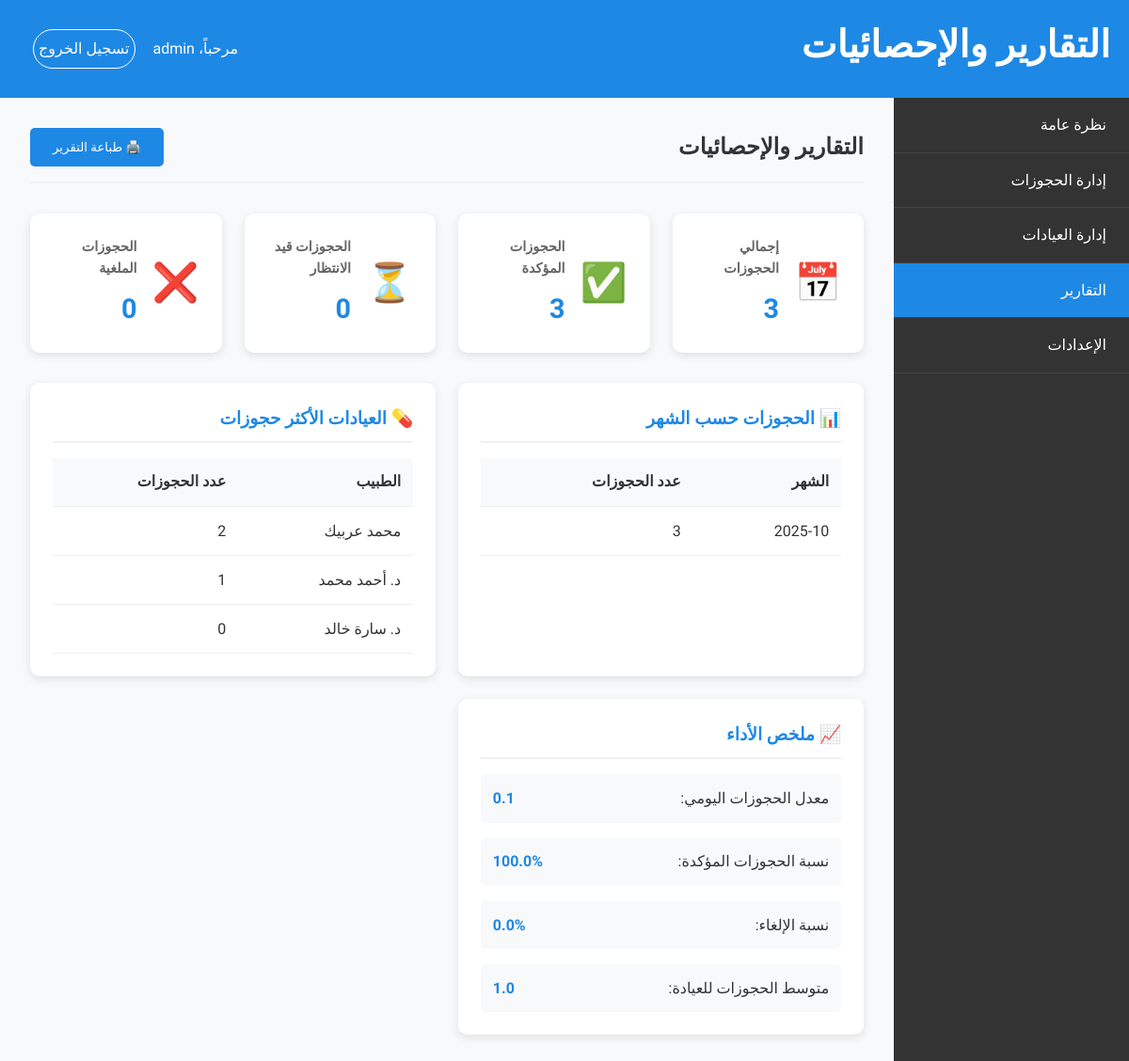
The app's page /reports (signed in), older data.
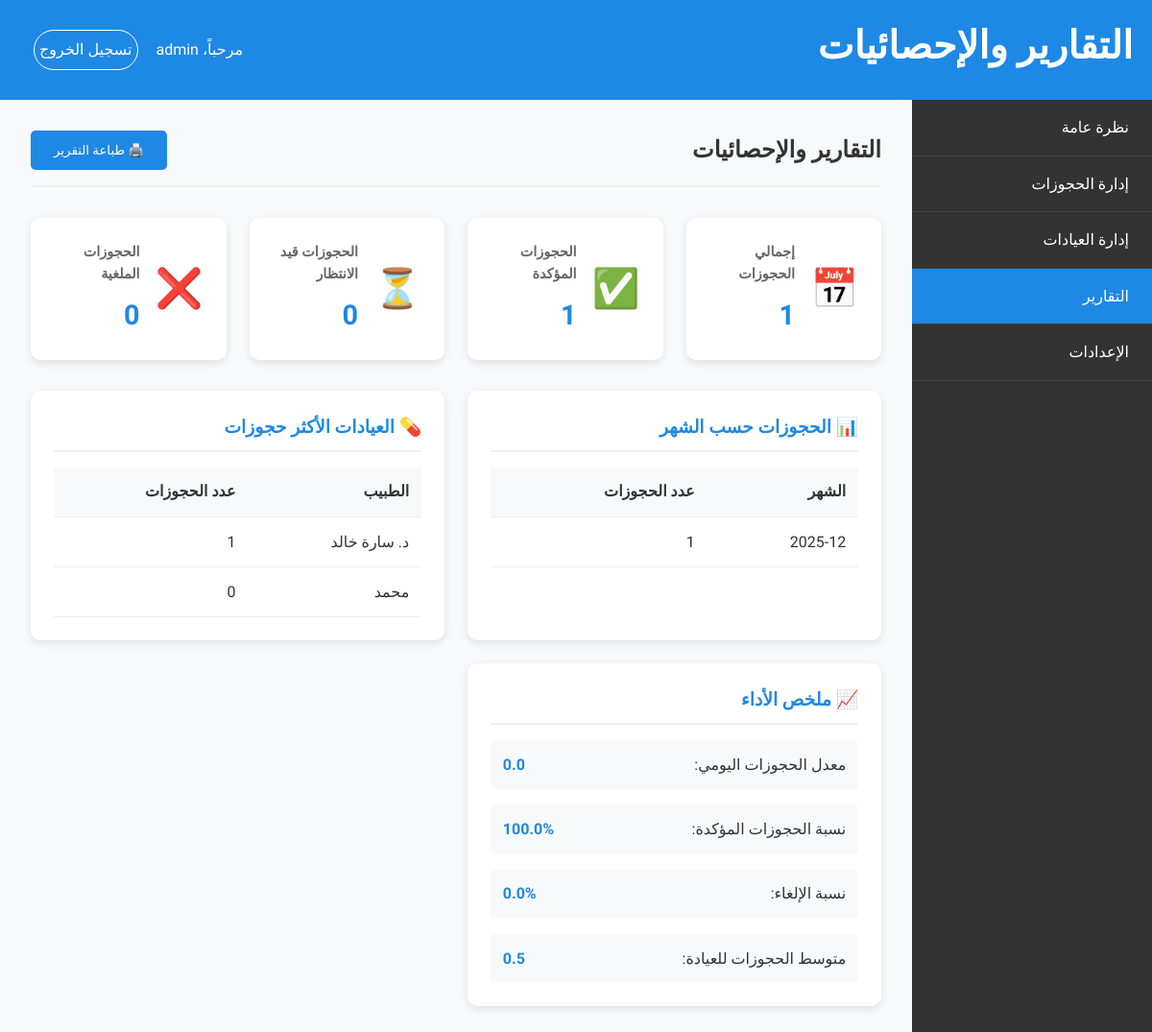
The same page, newer data.
### tables this page shows
CREATE TABLE clinics
                     (id INTEGER PRIMARY KEY AUTOINCREMENT,
                      doctor_name TEXT NOT NULL,
                      specialty TEXT NOT NULL,
                      phone TEXT,
                      email TEXT,
                      address TEXT,
                      working_hours TEXT,
                      telegram_bot_token TEXT,
                      created_at TIMESTAMP DEFAULT CURRENT_TIMESTAMP);

### app.py (the view, shortened to what this page needs)
@app.route('/reports')
def reports():
    if 'user_id' not in session:
        return redirect(url_for('login'))
    conn = sqlite3.connect('clinic.db')
    c = conn.cursor()
    user_role = session.get('role')
    clinic_id = session.get('clinic_id')
    if user_role == 'admin':
        c.execute("SELECT COUNT(*) FROM appointments")
        total_appointments = c.fetchone()[0]
        c.execute("SELECT COUNT(*) FROM appointments WHERE status = 'confirmed'")
        confirmed_appointments = c.fetchone()[0]
        c.execute("SELECT COUNT(*) FROM appointments WHERE status = 'pending'")
        pending_appointments = c.fetchone()[0]
        c.execute("SELECT COUNT(*) FROM appointments WHERE status = 'cancelled'")
        cancelled_appointments = c.fetchone()[0]
        c.execute("SELECT COUNT(*) FROM clinics")
        total_clinics = c.fetchone()[0]
        c.execute('''SELECT strftime('%Y-%m', appointment_date) as month,
                     COUNT(*) as count
                     FROM appointments
                     GROUP BY month
                     ORDER BY month DESC LIMIT 6''')
        monthly_stats = c.fetchall()
        c.execute('''SELECT c.doctor_name, COUNT(a.id) as appointment_count
                     FROM clinics c
                     LEFT JOIN appointments a ON c.id = a.clinic_id
                     GROUP BY c.id, c.doctor_name
                     ORDER BY appointment_count DESC''')
        top_clinics = c.fetchall()
    conn.close()
    return render_template('reports.html',
                         total_appointments=total_appointments,
                         confirmed_appointments=confirmed_appointments,
                         pending_appointments=pending_appointments,
                         cancelled_appointments=cancelled_appointments,
                         total_clinics=total_clinics,
                         monthly_stats=monthly_stats,
                         top_clinics=top_clinics,
                         active_page='reports')

### templates/reports.html (shortened to what the changed rows need)
<!DOCTYPE html>
<html lang="ar" dir="rtl">
<head>
    <link rel="stylesheet" href="{{ url_for('static', filename='style.css') }}">
</head>
<body class="dashboard">
    <header class="dashboard-header">
        <div class="container">
            <h1>التقارير والإحصائيات</h1>
        </div>
    </header>
    <div class="dashboard-container">
        <main class="dashboard-content">
            <div class="page-header">
                <h2>التقارير والإحصائيات</h2>
            </div>
            <div class="stats-grid">
                <div class="stat-card">
                    <div class="stat-info">
                        <h3>إجمالي الحجوزات</h3>
                        <p class="stat-number">{{ total_appointments }}</p>
                    </div>
                </div>
                <div class="stat-card">
                    <div class="stat-info">
                        <h3>الحجوزات المؤكدة</h3>
                        <p class="stat-number">{{ confirmed_appointments }}</p>
                    </div>
                </div>
            </div>
            <div class="reports-grid">
                <div class="report-card">
                    <div class="chart-container">
                        <table class="report-table">
                            <thead>
                                <tr>
                                    <th>الشهر</th>
                                    <th>عدد الحجوزات</th>
                                </tr>
                            </thead>
                            <tbody>
                                {% for stat in monthly_stats %}
                                <tr>
                                    <td>{{ stat[0] }}</td>
                                    <td>{{ stat[1] }}</td>
                                </tr>
                                {% endfor %}
                            </tbody>
                        </table>
                    </div>
                </div>
                <div class="report-card">
                    <div class="chart-container">
                        <table class="report-table">
                            <thead>
                                <tr>
                                    <th>الطبيب</th>
                                    <th>عدد الحجوزات</th>
                                </tr>
                            </thead>
                            <tbody>
                                {% for clinic in top_clinics %}
                                <tr>
                                    <td>{{ clinic[0] }}</td>
                                    <td>{{ clinic[1] }}</td>
                                </tr>
                                {% endfor %}
                            </tbody>
                        </table>
                    </div>
                </div>
                <div class="report-card">
                    <div class="performance-summary">
                        <div class="performance-item">
                            <span class="label">معدل الحجوزات اليومي:</span>
                            <span class="value">{{ "%.1f"|format(total_appointments / 30) }}</span>
                        </div>
                        <div class="performance-item">
                            <span class="label">متوسط الحجوزات للعيادة:</span>
                            <span class="value">{{ "%.1f"|format(total_appointments / total_clinics) if total_clinics > 0 else 0 }}</span>
                        </div>
                    </div>
                </div>
            </div>
        </main>
    </div>
</body>
</html>

Row changes from the older to the newer data that the page shows:
removed clinics: doctor_name "محمد عربيك", clinic "2"
removed clinics: doctor_name "د. أحمد محمد", id "1"
computed for clinics "د. سارة خالد": clinic "0" → "1"
added clinics: doctor_name "محمد", clinic "0"
Text that changed along with them:
{{ total_appointments }}: "3" → "1"
{{ confirmed_appointments }}: "3" → "1"
{{ "%.1f"|format(total_appointments / 30) }}: "0.1" → "0.0"
new list line: "2025-12 1"
text no longer shown: "1.0"
text now shown: "0.5"
list line gone: "2025-10 3"
